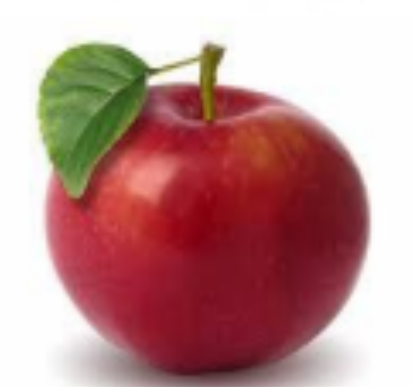
#> input picture images/apple.png, 412 x 387 px
$ python -i snake.py   (imports and definitions only)   (older library calls are emulated)
#> lines starting #> are read from the running program, lines starting #| are printed output that depends on the picture; after the words box and inside, x2 and y2 are one past the last pixel; in counts of white or black regions, pixels touching at a corner belong together
### Core/filters.py
import cv2
import numpy as np
import matplotlib.pyplot as plt
from Core.gray import rgb_to_grayscale

def replicate_padding(image, pad_size):
    """Apply replicate padding to an image."""
    h, w = image.shape
    padded_image = np.zeros((h + 2 * pad_size, w + 2 * pad_size), dtype=image.dtype)

    # Copy the original image into the center
    padded_image[pad_size:pad_size + h, pad_size:pad_size + w] = image

    # Replicate edges
    padded_image[:pad_size, pad_size:-pad_size] = image[0, :]  # Top row
    padded_image[-pad_size:, pad_size:-pad_size] = image[-1, :]  # Bottom row
    padded_image[pad_size:-pad_size, :pad_size] = image[:, 0][:, np.newaxis]  # Left column
    padded_image[pad_size:-pad_size, -pad_size:] = image[:, -1][:, np.newaxis]  # Right column

    # Replicate corners
    padded_image[:pad_size, :pad_size] = image[0, 0]  # Top-left corner
    padded_image[:pad_size, -pad_size:] = image[0, -1]  # Top-right corner
    padded_image[-pad_size:, :pad_size] = image[-1, 0]  # Bottom-left corner
    padded_image[-pad_size:, -pad_size:] = image[-1, -1]  # Bottom-right corner

    return padded_image

# [13 lines left out: function average_filter, not called in this run]

def gaussian_kernel(size, sigma=1):
    """Generate a Gaussian kernel."""

    ax = np.linspace(-(size // 2), size // 2, size)
    x, y = np.meshgrid(ax, ax)
    kernel = np.exp(-(x**2 + y**2) / (2 * sigma**2))
    return kernel / np.sum(kernel)

def gaussian_filter(image, kernel_size=5, sigma=1.5):
    """Apply a Gaussian filter."""
    if len(image.shape) == 3:
        image = rgb_to_grayscale(image)

    pad_size = kernel_size // 2
    padded_image = replicate_padding(image, pad_size)
    filtered_image = np.zeros_like(image)
    kernel = gaussian_kernel(kernel_size, sigma)

    for i in range(image.shape[0]):
        for j in range(image.shape[1]):
            neighborhood = padded_image[i:i+kernel_size, j:j+kernel_size]
            filtered_image[i, j] = np.sum(neighborhood * kernel)

    return filtered_image.astype(np.uint8)

# [13 lines left out: function median_filter, not called in this run]

##TEST
# Load a sample grayscale image
# image_path = "images/catty.jpg"


# image_RGB = cv2.imread(image_path, cv2.COLOR_BGR2RGB)
# gray_image = gray.rgb_to_grayscale(image_RGB)
# image = NoiseAdder.add_gaussian_noise(gray_image)
# # Apply filters
# avg_filtered = average_filter(image, kernel_size=3)
# gaussian_filtered = gaussian_filter(image, kernel_size=3, sigma=1)
# median_filtered = median_filter(image, kernel_size=3)

# Display results
# fig, axes = plt.subplots(1, 4, figsize=(12, 4))
# axes[0].imshow(image, cmap='gray')
# axes[0].set_title("Original Image")
# axes[1].imshow(avg_filtered, cmap='gray')
# axes[1].set_title("Average Filtered")
# axes[2].imshow(gaussian_filtered, cmap='gray')
# axes[2].set_title("Gaussian Filtered")
# axes[3].imshow(median_filtered, cmap='gray')
# axes[3].set_title("Median Filtered")

# for ax in axes:
#     ax.axis("off")

# plt.show()

### Core/edges.py
"""
Use sobel, robert, prewitt, canny functions only
The other functions are called in these functions
All errors are handled in these function ان شاء الله
Testing and builtin functions are done at the end of the file
"""

import cv2
import numpy as np
import matplotlib.pyplot as plt
from Core.gray import rgb_to_grayscale
from Core.filters import gaussian_filter

# convolution
def custom_convolution(image, kernel):
    # Filter image
    if len(image.shape) == 3:
        image = rgb_to_grayscale(image)
    image = gaussian_filter(image, 3, 1.5)
    # Get dimensions of the image and kernel
    image_height, image_width = image.shape
    kernel_height, kernel_width = kernel.shape

    # Pad the image to handle edges
    pad_height = kernel_height // 2
    pad_width = kernel_width // 2
    padded_image = np.pad(image, ((pad_height, pad_height), (pad_width, pad_width)), mode='symmetric')
    # Initialize output array
    output = np.zeros_like(image)

    # Perform convolution
    for i in range(image_height):
        for j in range(image_width):
            # Extract the region of interest from the padded image
            region = padded_image[i:i+kernel_height, j:j+kernel_width]
            # Perform element-wise multiplication and sum
            output[i, j] = np.sum(region * kernel)

    return output

def generate_sobel_kernels(kernel_size):
    if kernel_size % 2 == 0:
        raise ValueError("Kernel size must be an odd number.")

    if kernel_size == 3:
        # Standard 3x3 Sobel kernels
        Gx = np.array([[1, 0, -1],
                       [2, 0, -2],
                       [1, 0, -1]])

        Gy = np.array([[1, 2, 1],
                       [0, 0, 0],
                       [-1, -2, -1]])
    else:
        pascal_row = np.polyval([1] * kernel_size, 1)  # Generate row coefficients
        pascal_row = np.array([np.math.comb(kernel_size - 1, i) for i in range(kernel_size)])

        # Create the 1D derivative kernel
        deriv_kernel = np.array([-i for i in range(-(kernel_size//2), kernel_size//2 + 1)])

        # Compute the 2D Sobel kernels by outer product
        Gx = np.outer(deriv_kernel, pascal_row)
        Gy = np.outer(pascal_row, deriv_kernel)

    # Normalize
    Gx = Gx / np.sum(np.abs(Gx))
    Gy = Gy / np.sum(np.abs(Gy))

    return Gx, Gy

# [24 lines left out: functions generate_roberts_kernels, generate_prewitt_kernels, not called in this run]

def sobel(image, kernel_size=3):
    """
    image: rgb image
    kernel_size: size of the kernel (odd number)
    returns gradient_x, gradient_y, gradient_magnitude, gradient_direction
    (use gradient_magnitude for edge detection)
    """
    Gx, Gy = generate_sobel_kernels(kernel_size)
    gradient_x = custom_convolution(image, Gx)
    gradient_y = custom_convolution(image, Gy)
    gradient_magnitude = np.sqrt(gradient_x**2 + gradient_y**2)
    gradient_direction = np.arctan2(gradient_y, gradient_x)
    gradient_magnitude = custom_normalize(gradient_magnitude, 0, 255)
    return gradient_x, gradient_y, gradient_magnitude, gradient_direction

# [42 lines left out: functions robert, prewitt, canny, not called in this run]

def custom_normalize(image, out_min=0, out_max=255):
    """
    Normalize image values to a specific range without using OpenCV.
    """
    # Handle empty images
    if image is None or image.size == 0:
        return None

    # Get min and max values
    img_min = np.min(image)
    img_max = np.max(image)

    # Avoid division by zero
    if img_max == img_min:
        return np.ones_like(image) * out_min

    # Normalize to specified range
    normalized = (image - img_min) * (out_max - out_min) / (img_max - img_min) + out_min
    return normalized.astype(np.uint8)

# using OpenCV
# [89 lines left out: functions apply_edge_filters, test_edge_filters, not called in this run]

# test_edge_filters()

### Core/normalize.py
import numpy as np
import matplotlib.pyplot as plt

def normalize_image(image):
    """Apply zero mean and unit variance normalization."""
    mean_val = np.mean(image)  # Compute mean intensity
    std_val = np.std(image)  # Compute standard deviation

    if std_val == 0:  # Avoid division by zero
        std_val = 1

    normalized_image = (image - mean_val) / std_val  # Zero mean normalization

    normalized_image = ((normalized_image - normalized_image.min()) /
                        (normalized_image.max() - normalized_image.min())) * 255

    return normalized_image.astype(np.uint8)

# [4 lines left out: function prepare_for_display, not called in this run]

### Core/snake.py
import cv2
import numpy as np
import matplotlib.pyplot as plt
from Core.edges import gaussian_filter, sobel, custom_convolution
from Core.normalize import normalize_image

start_point = None
end_point = None
cropping = False

# [32 lines left out: function select_initial_region, not called in this run]

def detect_edges(img):
    if img is None:
        raise ValueError("Input image is None")
    gray = cv2.cvtColor(img, cv2.COLOR_BGR2GRAY)
    blurred = gaussian_filter(gray, 5, 1)
    edges1 = cv2.Canny(blurred, 30, 100)
    edges2 = cv2.Canny(blurred, 50, 150)
    edges3 = cv2.Canny(blurred, 80, 200)
    combined_edges = np.maximum.reduce([edges1, edges2, edges3])
    return gray, combined_edges, img

def compute_energy_maps(image):
    gray, combined_edges, original_img = detect_edges(image)
    blurred = gaussian_filter(gray, 5, 1)
    _, _, gradient_magnitude, _ = sobel(blurred, 3)

    # Compute energy map as a weighted sum of gradient magnitude and edges
    # E = 255 - (0.6 * |∇I| + 0.4 * E_edges)
    energy_map = 255 - (0.6 * gradient_magnitude + 0.4 * combined_edges)

    edge_distance = distance_transform(255 - combined_edges)
    edge_distance = normalize_image(edge_distance)

    # Combined energy function , weighted average
    # E_combined = 0.5 * E_gradient + 0.5 * E_distance
    combined_energy = 0.5 * energy_map + 0.5 * edge_distance
    combined_energy = combined_energy.astype(np.float32)

    # Smooth the energy map to reduce noise
    energy_map_smooth = gaussian_filter(combined_energy, 5, 1)
    return energy_map_smooth, original_img

# [160 lines left out: functions compute_gradient_directions, initialize_contour, compute_external_forces, compute_internal_forces, smooth_contour, greedy_algorithm and 1 more, not called in this run]

def distance_transform(image):
    dist = np.full(image.shape, np.inf, dtype=np.float32)
    h, w = image.shape

    # First pass: top-left to bottom-right
    for y in range(h):
        for x in range(w):
            if image[y, x] == 0:
                dist[y, x] = 0
            else:
                if x > 0:
                    dist[y, x] = min(dist[y, x], dist[y, x - 1] + 1)
                if y > 0:
                    dist[y, x] = min(dist[y, x], dist[y - 1, x] + 1)

    # Second pass: bottom-right to top-left
    for y in range(h - 1, -1, -1):
        for x in range(w - 1, -1, -1):
            if x < w - 1:
                dist[y, x] = min(dist[y, x], dist[y, x + 1] + 1)
            if y < h - 1:
                dist[y, x] = min(dist[y, x], dist[y + 1, x] + 1)

    return dist

# [35 lines left out: functions draw_line, resample_contour, not called in this run]

# Explanation of the energy equation:
# The energy equation used in the active contour model is a combination of internal and external energies.
# Internal energy (E_int) is responsible for the smoothness and rigidity of the contour and is computed using gradient-based forces, smoothing, and rigidity.
# External energy (E_ext) is responsible for attracting the contour to the edges and is computed using radial forces based on the energy map.
# The total energy (E) is given by:
# E = E_int + E_ext
# where E_int = alpha * (gradient-based forces) + beta * (rigidity forces) and E_ext = gamma * (radial forces).

# Explanation of the greedy algorithm:
# The active contour model is a greedy algorithm because it iteratively updates the contour to minimize the energy function.
# In each iteration, the algorithm makes a locally optimal choice by adjusting the contour points based on the computed forces.
# This process continues until the contour converges to a stable shape, representing a locally optimal solution.

# Parameter ranges:
# alpha: Controls the elasticity of the contour (range: 0.0 to 1.0)
# beta: Controls the rigidity of the contour (range: 0.0 to 1.0)
# gamma: Controls the attraction to the edges (range: 0.0 to 1.0)

# [16 lines not run here, left out]

>>> import cv2
>>> picture = cv2.imread('../images/apple.png')
#> picture is the input picture: shape (387, 412, 3); mean B, G, R 144.1, 145.4, 190.9
>>> result = compute_energy_maps(picture)
#> in detect_edges, `gray = cv2.cvtColor(img, cv2.COLOR_BGR2GRAY)`:
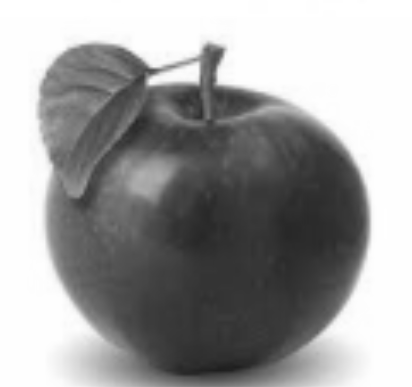
#> gray: shape (387, 412); min 30, max 255, mean 158.9
#> in replicate_padding, `padded_image[:pad_size, :pad_size] = image[0, 0]`: padded_image: shape (391, 416); min 0, max 255, mean 160.5
#> in replicate_padding, `padded_image[:pad_size, -pad_size:] = image[0, -1]`: padded_image: shape (391, 416); min 0, max 255, mean 160.5
#> in replicate_padding, `padded_image[-pad_size:, :pad_size] = image[-1, 0]`: padded_image: shape (391, 416); min 0, max 255, mean 160.5
#> in replicate_padding, `padded_image[-pad_size:, -pad_size:] = image[-1, -1]`: padded_image: shape (391, 416); min 30, max 255, mean 160.5
#> in detect_edges, `edges1 = cv2.Canny(blurred, 30, 100)`:
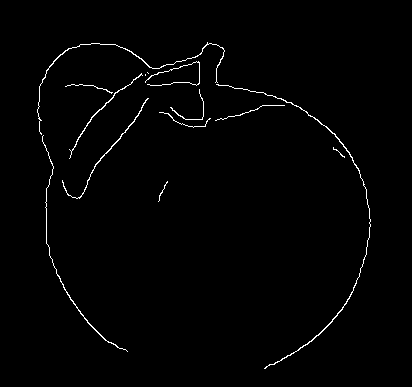
#> edges1: shape (387, 412); 1.2% white in thin lines or dots, all inside (x1, y1, x2, y2) = (37, 42, 371, 369)
#> in detect_edges, `edges3 = cv2.Canny(blurred, 80, 200)`: edges3: shape (387, 412); 0.86% white in thin lines or dots, all inside (x1, y1, x2, y2) = (37, 42, 371, 361)
#> in replicate_padding (call 3), `padded_image[:pad_size, :pad_size] = image[0, 0]`: padded_image: shape (389, 414); min 0, max 254, mean 159.3
#> in replicate_padding (call 3), `padded_image[:pad_size, -pad_size:] = image[0, -1]`: padded_image: shape (389, 414); min 0, max 254, mean 159.3
#> in replicate_padding (call 3), `padded_image[-pad_size:, :pad_size] = image[-1, 0]`: padded_image: shape (389, 414); min 0, max 254, mean 159.3
#> in replicate_padding (call 3), `padded_image[-pad_size:, -pad_size:] = image[-1, -1]`: padded_image: shape (389, 414); min 31, max 254, mean 159.3
#> in sobel, `gradient_direction = np.arctan2(gradient_y, gradient_x)`:
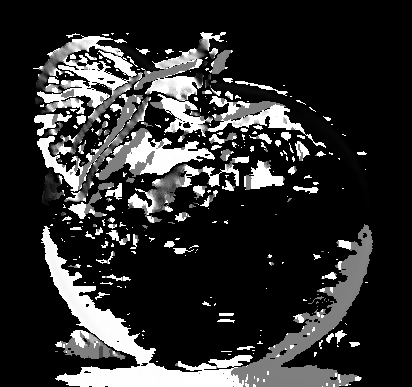
#> gradient_direction: shape (387, 412) float16; min 0, max 1.57, mean 0.292; drawn with min black and max white
#> in custom_normalize, `img_min = np.min(image)`: img_min = 0
#> in custom_normalize, `img_max = np.max(image)`: img_max = 15.91
#> in compute_energy_maps, `energy_map = 255 - (0.6 * gradient_magnitude + 0.4 * combined_edges)`:
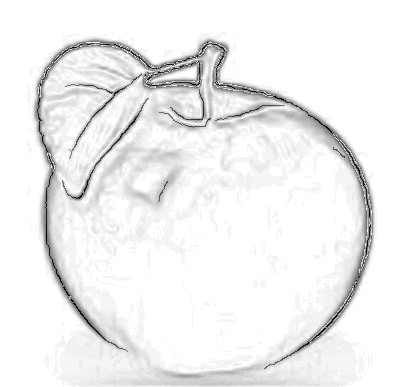
#> energy_map: shape (387, 412) float64; min 0, max 255, mean 240.5
#> after the loop in distance_transform, `for y in range(h):`:
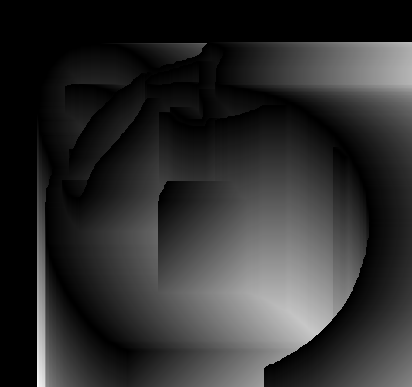
#> dist: shape (387, 412) float32; 19.46% of the values are NaN or infinite; the others: min 0, max 274, mean 62.17; drawn with min black, max white, NaN and infinite black
#> after the loop in distance_transform, `for y in range(h - 1, -1, -1):`:
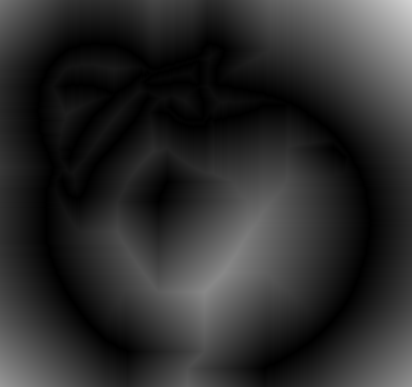
#> dist: shape (387, 412) float32; min 0, max 210, mean 44.3
#> in normalize_image, `mean_val = np.mean(image)`: mean_val = 44.34
#> in normalize_image, `std_val = np.std(image)`: std_val = 36.61
#> in replicate_padding (call 5), `padded_image[pad_size:-pad_size, -pad_size:] = image[:, -1][:, np.newa..`:
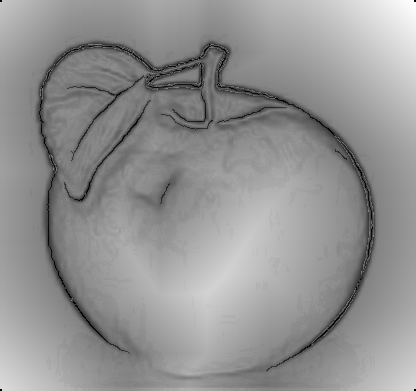
#> padded_image: shape (391, 416) float32; min 0, max 255, mean 147.5
#> in replicate_padding (call 5), `padded_image[:pad_size, :pad_size] = image[0, 0]`: padded_image: shape (391, 416) float32; under 0.01% of pixels changed, all inside (x1, y1, x2, y2) = (0, 0, 2, 2)
#> in replicate_padding (call 5), `padded_image[:pad_size, -pad_size:] = image[0, -1]`: padded_image: shape (391, 416) float32; min 0, max 255, mean 147.5
#> in replicate_padding (call 5), `padded_image[-pad_size:, :pad_size] = image[-1, 0]`: padded_image: shape (391, 416) float32; min 0, max 255, mean 147.5
